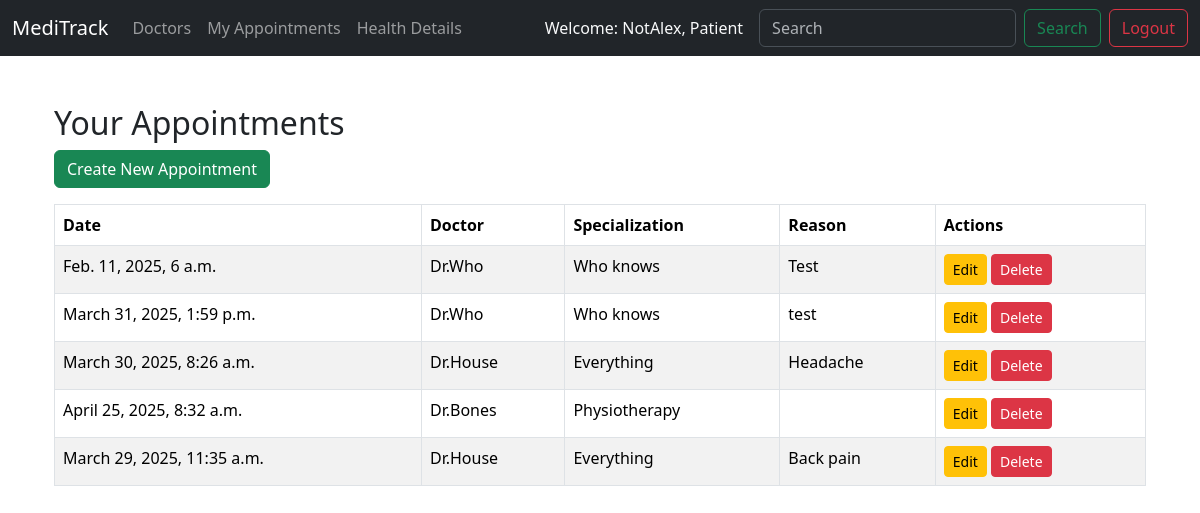
Page /appointments/ (signed in) on the committed database.
### apps/home/models.py (models this page shows, shortened)
class User(AbstractUser):
    ROLE_CHOICES = (
        ("admin", "Admin"),
        ("doctor", "Doctor"),
        ("patient", "Patient"),
    )
    role = models.CharField(max_length=10, choices=ROLE_CHOICES, default="patient")

### apps/appointments/models.py (models this page shows, shortened)
class Appointment(models.Model):
    STATUS_SCHEDULED = "scheduled"
    STATUS_COMPLETED = "completed"
    STATUS_CANCELED = "canceled"
    STATUS_CHOICES = [
        (STATUS_SCHEDULED, "Scheduled"),
        (STATUS_COMPLETED, "Completed"),
        (STATUS_CANCELED, "Canceled"),
    ]
    description = models.TextField(blank=True, null=True)
    date = models.DateTimeField()
    created_at = models.DateTimeField(auto_now_add=True)
    updated_at = models.DateTimeField(auto_now=True)
    reason = models.TextField(null=True, blank=True)
    status = models.CharField(max_length=10, choices=STATUS_CHOICES, default=STATUS_SCHEDULED)
    doctor = models.ForeignKey(
        settings.AUTH_USER_MODEL,
        on_delete=models.CASCADE,
        limit_choices_to={'role': 'doctor'},
        related_name="appointments_as_doctor",  # Avoids clash
        default=1,
    )
    patient = models.ForeignKey(
        settings.AUTH_USER_MODEL,
        on_delete=models.CASCADE,
        limit_choices_to={'role': 'patient'},
        related_name="appointments_as_patient",
        default=1,
    )

### apps/doctors/models.py (models this page shows, shortened)
class Doctor(models.Model):
    user = models.OneToOneField(settings.AUTH_USER_MODEL,
                                on_delete=models.CASCADE,
                                related_name="doctor",
                                limit_choices_to={"role": "doctor"})
    specialization = models.CharField(max_length=100, blank=True, null=True)
    phone = models.CharField(max_length=15, blank=True, null=True)
    experience_years = models.PositiveIntegerField(blank=True, null=True)
    available = models.BooleanField(default=True)

### apps/patients/views.py (the view)
# urls.py: path("appointments/", views.list_appointments, name="list_appointments"),
@login_required
@role_required("patient")
def list_appointments(request):
    appointments = Appointment.objects.filter(patient=request.user)
    return render(request, "patients_templates/appointments.html", {"appointments": appointments})

### templates/patients_templates/appointments.html
{% extends "base.html" %}
{% block content %}
<div class="container">
    <h2 class="mt-4">Your Appointments</h2>
    <a href="{% url 'create_appointment' %}" class="btn btn-success mb-3">Create New Appointment</a>
    {% if appointments %}
        <table class="table table-bordered table-striped">
            <thead class="thead-dark">
                <tr>
                    <th>Date</th>
                    <th>Doctor</th>
                    <th>Specialization</th>
                    <th>Reason</th>
                    <th>Actions</th>
                </tr>
            </thead>
            <tbody>
                {% for appointment in appointments %}
                    {% if appointment.status != "Cancelled" %}
                    <tr>
                        <td>{{ appointment.date }}</td>
                        <td>{{ appointment.doctor.username }} {{ appointment.doctor.last_name }}</td>
                        <td>{{ appointment.doctor.doctor.specialization }}</td>
                        <td>{{ appointment.reason }}</td>
                        <td>
                            <a href="{% url 'update_appointment' appointment.id %}" class="btn btn-warning btn-sm">Edit</a>
                            <a href="{% url 'delete_appointment' appointment.id %}" class="btn btn-danger btn-sm">Delete</a>
                        </td>
                    </tr>
                    {% endif %}
                {% endfor %}
            </tbody>
        </table>
    {% else %}
        <p>No appointments yet.</p>
    {% endif %}
</div>
{% endblock %}

### templates/navbar.html (shortened to what this page needs)
<nav class="navbar navbar-expand-lg bg-dark" data-bs-theme="dark">
  <div class="container-fluid">
    <a class="navbar-brand" href="{% url 'home' %}">MediTrack</a>
    <div class="collapse navbar-collapse" id="navbarScroll">
      <ul class="navbar-nav me-auto my-2 my-lg-0 navbar-nav-scroll">
        {% if user.is_authenticated %}
          {% if user.role == "doctor" %}
            <li class="nav-item">
              <a class="nav-link" href="{% url 'view_appointments' %}">Appointments</a>
            </li>
            <li class="nav-item">
              <a class="nav-link" href="{% url 'view_patients' %}">Patients</a>
            </li>
          {% elif user.role == "patient" %}
            <li class="nav-item">
              <a class="nav-link" href="{% url 'patients_templates' %}">Doctors</a>
            </li>
            <li class="nav-item">
              <a class="nav-link" href="{% url 'list_appointments' %}">My Appointments</a>
            </li>
            <li class="nav-item">
              <a class="nav-link" href="{% url 'update_patient_details' %}">Health Details</a>
            </li>
          {% endif %}
        {% endif %}
      </ul>
      {% if user.is_authenticated %}
        <span class="text-light me-3">Welcome: {{ user.username|capfirst }}, {{ user.role|capfirst }}</span>
        <div class="d-flex align-items-center">
          <form class="d-flex me-2" role="search">
            <input class="form-control me-2" type="search" placeholder="Search" aria-label="Search">
            <button class="btn btn-outline-success" type="submit">Search</button>
          </form>
          <form action="{% url 'logout' %}" method="post" style="display: inline;">
            <button type="submit" class="btn btn-outline-danger">Logout</button>
          </form>
        </div>
      {% endif %}
    </div>
  </div>
</nav>

### rows in the picture
User: username "NotAlex", role "Patient"
Appointment: date "Feb. 11, 2025, 6 a.m.", doctor.username "Dr.Who", doctor.doctor.specialization "Who knows", reason "Test"
Appointment: date "March 31, 2025, 1:59 p.m.", doctor.username "Dr.Who", doctor.doctor.specialization "Who knows", reason "test"
Appointment: date "March 30, 2025, 8:26 a.m.", doctor.username "Dr.House", doctor.doctor.specialization "Everything", reason "Headache"
Appointment: date "April 25, 2025, 8:32 a.m.", doctor.username "Dr.Bones", doctor.doctor.specialization "Physiotherapy"
Appointment: date "March 29, 2025, 11:35 a.m.", doctor.username "Dr.House", doctor.doctor.specialization "Everything", reason "Back pain"
